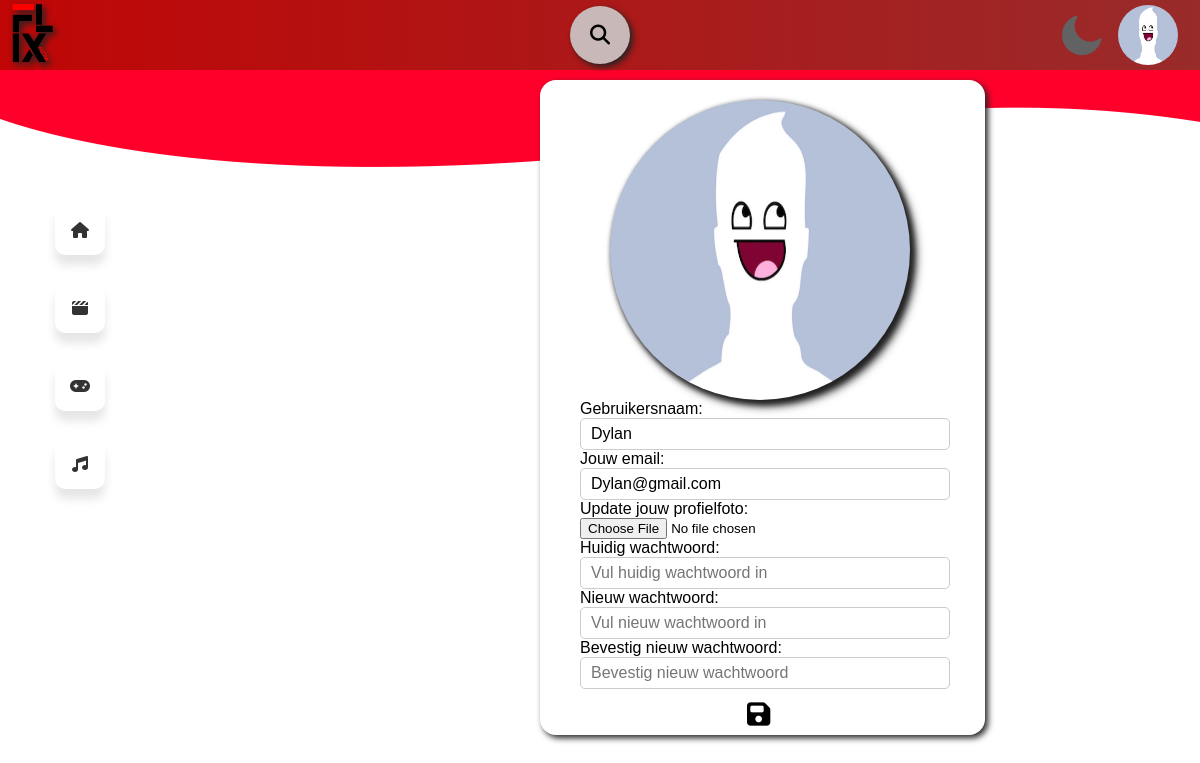
The app's page /Account-update.php (signed in) with its own data.
### tables this page shows
CREATE TABLE `users` (
  `user_id` int(11) NOT NULL,
  `unique_id` int(255) NOT NULL,
  `uname` varchar(255) NOT NULL,
  `email` varchar(255) NOT NULL,
  `password` varchar(255) NOT NULL,
  `img` varchar(255) NOT NULL,
  `status` varchar(255) NOT NULL
);

### Account-update.php (the view, shortened to what this page needs)
<?php
include 'php/config.php';
$user_id = $_SESSION['unique_id'];
?>
<!DOCTYPE html>
<html lang="en">
<head>
   <link rel="stylesheet" href="css/style.css">
</head>
<body>
<?php
include('inc/navbarnochat.php')
?>
<div class="update-profile">
   <?php
      $select = mysqli_query($conn, "SELECT * FROM `users` WHERE unique_id = '$user_id'") or die('query failed');
      if(mysqli_num_rows($select) > 0){
         $fetch = mysqli_fetch_assoc($select);
      }
   ?>
   <form action="" method="post" enctype="multipart/form-data">
      </div>
      <div class="display-profilepicture">
         <?php
            if($fetch['img'] == ''){
               echo '<img src="images/default-avatar.png">';
            }else{
               echo '<img class="display-profilepicture" src="php/images/'.$fetch['img'].'">';
            }
         ?>
      </div>
      <div class ="boxaccount">
      </div>
      <div class="flex">
         <div class="inputBox">
            <span>Gebruikersnaam:</span>
            <input  name="update_name" value="<?php echo $fetch['uname']; ?>" class="box"><br>
            <span>Jouw email:</span>
            <input type="email" name="update_email" value="<?php echo $fetch['email']; ?>" class="box"><br>
            <span>Update jouw profielfoto:</span><br>
            <input type="file" name="update_image" accept="image/jpg, image/jpeg, image/png" >
            <input type="hidden" name="old_pass" value="<?php echo $fetch['password']; ?>"><br>
            <span>Huidig wachtwoord:</span>
            <input type="password" name="update_pass" placeholder="Vul huidig wachtwoord in" class="box"><br>
            <span>Nieuw wachtwoord:</span>
            <input type="password" name="new_pass" placeholder="Vul nieuw wachtwoord in" class="box"><br>
            <span>Bevestig nieuw wachtwoord:</span>
            <input type="password" name="confirm_pass" placeholder="Bevestig nieuw wachtwoord" class="box"><br>
         </div>
      </div>
      <button input type="submit" name="update_profile" class="btn"><i class="fa-solid fa-floppy-disk fa-2xl"></i></button>
</body>
</html>

### inc/navbarnochat.php (shortened to what this page needs)
<?php
    require_once ('php/config.php');
    ?>
<!DOCTYPE html>
<html lang="en">
<head>
    <link rel="stylesheet" href="../css/style.css">
    <link rel="stylesheet" href="https://cdnjs.cloudflare.com/ajax/libs/font-awesome/6.1.1/css/all.min.css">
</head>
<header id="header">
    <nav id="main-nav">
    <a href="home.php"> <img src="img/Flix-Media Logo LightMode.png" class="logo" id="logo"></a>
        <div class="searchBox">
            <i class="fa fa-search"></i>
        </div>
        <img src="img/moon.png" id="icon">
    </nav>
</header>
<body>
<div class='social-links'>
<a href="home.php" style="text-decoration: none;"><div class='social-btn flex-center' id="button">
        <i class="fa-solid fa-house"></i><span>	&nbsp;Home</span>
	</div></a>
    <br>
	<a href="movie.php" style="text-decoration: none;"><div class='social-btn flex-center' id="button">
    <i class="fa-solid fa-clapperboard"></i><span>	&nbsp;Films</span>
	</div></a>
    <br>
	<a href="gaming.php" style="text-decoration: none;"><div class='social-btn flex-center' id="button">
        <i class="fa-solid fa-gamepad"></i><span>	&nbsp;Gaming</span>
	</div></a>
    <br>
	<a href="muziek.php" style="text-decoration: none;"><div class='social-btn flex-center' id="button">
        <i class="fa-solid fa-music"></i><span>	&nbsp;Muziek</span>
	</div></a>
</div>
    <div class="action">
        <div class="profile" onclick="menuToggle();">
            <div class="container">
                <?php
                    $sql = mysqli_query($conn, "SELECT * FROM users WHERE unique_id = {$_SESSION['unique_id']}");
                    if(mysqli_num_rows($sql) > 0){
                    $row = mysqli_fetch_assoc($sql);
                    }
                ?>
                <img class="container" src="php/images/<?php echo $row['img']; ?>" alt="">
                </div>
        </div>
    </div>
</body>
</html>

### css/style.css (style rules this page uses)
* { margin: 0; padding: 0; }
body { margin: 0px; background-image: url(../img/HomepageBgLightMode.jpg); background-size: auto; font-family: 'Trebuchet MS', 'Lucida Sans Unicode', 'Lucida Grande', 'Lucida Sans', Arial, sans-serif; padding-top: 70px; }
#header { display: flex; justify-content: space-between; height: 70px; background-image: linear-gradient(to right,#c00606, #992b2b); position: fixed; top: 0; width: 100%; }
body { margin: 0; padding: 0; }
#icon { width: 50px; cursor: pointer; position: absolute; top: 10px; right: 95px; }
.searchBox { position: absolute; top: 35px; left: 50%; transform: translate(-50%,-50%); display: flex; justify-content: center; align-items: center; -webkit-filter: drop-shadow(3px 3px 3px #222); filter: drop-shadow(3px 3px 3px #222); }
.searchBox i { background-color: rgb(200, 184, 184); width: 40px; height: 40px; padding: 9px 10px; border-radius: 50%; text-align: center; line-height: 40px; font-size: 20px; cursor: pointer; transition: all .5s; }
.container { width: 60px; height: 60px; border-radius: 50px; position: absolute; right: 12px; top: 2px; }
.flex-center { display: flex; justify-content: center; align-items: center; }
.social-links { position: fixed; left: 50px; top: 200px; }
.social-btn { cursor: pointer; height: 50px; width: 50px; color: #333; border-radius: 10px; box-shadow: 0px 10px 10px rgba(0,0,0,0.1); background: white; margin: 5px; transition: 1s; text-decoration: none; }
.logo { width: 65px; -webkit-filter: drop-shadow(3px 3px 3px #222); filter: drop-shadow(3px 3px 3px #222); }
a { text-decoration: none; color: inherit; }
form { padding: 15px 25px; display: flex; gap: 10px; justify-content: center; }
a { color: #0000ff; text-decoration: none; }
.action { position: absolute; top: 20px; right: 30px; }
.action .profile { position: absolute; top: 3px; right: 10px; width: 100px; height: 100px; border-radius: 50px; cursor: pointer; position: fixed; width: 0%; }
.action .profile img { position: absolute; top: 0; left: 0; width: 100%; height: 100%; }
:root { --twitter-color: #50b7f5; --twitter-background: #e6ecf0; }
.display-profilepicture { position: absolute; width: 300px; height: 300px; border-radius: 100%; left: 305px; top: 50px; -webkit-filter: drop-shadow(3px 3px 3px #222); filter: drop-shadow(3px 3px 3px #222); z-index: 2; }
.inputBox { position: absolute; top: 400px; left: 580px; }
.btn { position: absolute; top: 705px; left: 745px; background-color:transparent; border-color: transparent; }
.box { height: 30px; width: 80%; font-size: 16px; padding: 0 10px; border-radius: 5px; border: 1px solid #ccc; }
.boxaccount { left: 540px; top: 80px; position: absolute; width: 445px; height: 655px; background-color: white; -webkit-filter: drop-shadow(3px 3px 3px #222); filter: drop-shadow(3px 3px 3px #222); border-radius: 16px; }

### records on screen
users: img (picture), update_name "Dylan", update_email "Dylan@gmail.com"
